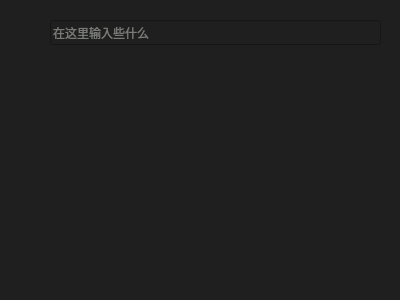
<?xml version="1.0" encoding="UTF-8"?>
<ui version="4.0">
 <class>Egg</class>
 <widget class="QWidget" name="Egg">
  <property name="geometry">
   <rect>
    <x>0</x>
    <y>0</y>
    <width>400</width>
    <height>300</height>
   </rect>
  </property>
  <property name="windowTitle">
   <string>彩蛋</string>
  </property>
  <property name="windowIcon">
   <iconset resource="src.qrc">
    <normaloff>:/imag/icon.png</normaloff>:/imag/icon.png</iconset>
  </property>
  <property name="styleSheet">
   <string notr="true">QToolTip{

background-color:rgb(31,31,31);
color: rgb(211, 215, 207);
border:1px solid rgb(31,31,31);
}

QWidget{
	background-color: rgb(31,31,31);
	color: rgb(211, 215, 207);
}</string>
  </property>
  <widget class="QLineEdit" name="line">
   <property name="geometry">
    <rect>
     <x>50</x>
     <y>20</y>
     <width>331</width>
     <height>25</height>
    </rect>
   </property>
   <property name="placeholderText">
    <string>在这里输入些什么</string>
   </property>
  </widget>
 </widget>
 <resources>
  <include location="src.qrc"/>
 </resources>
 <connections/>
</ui>
